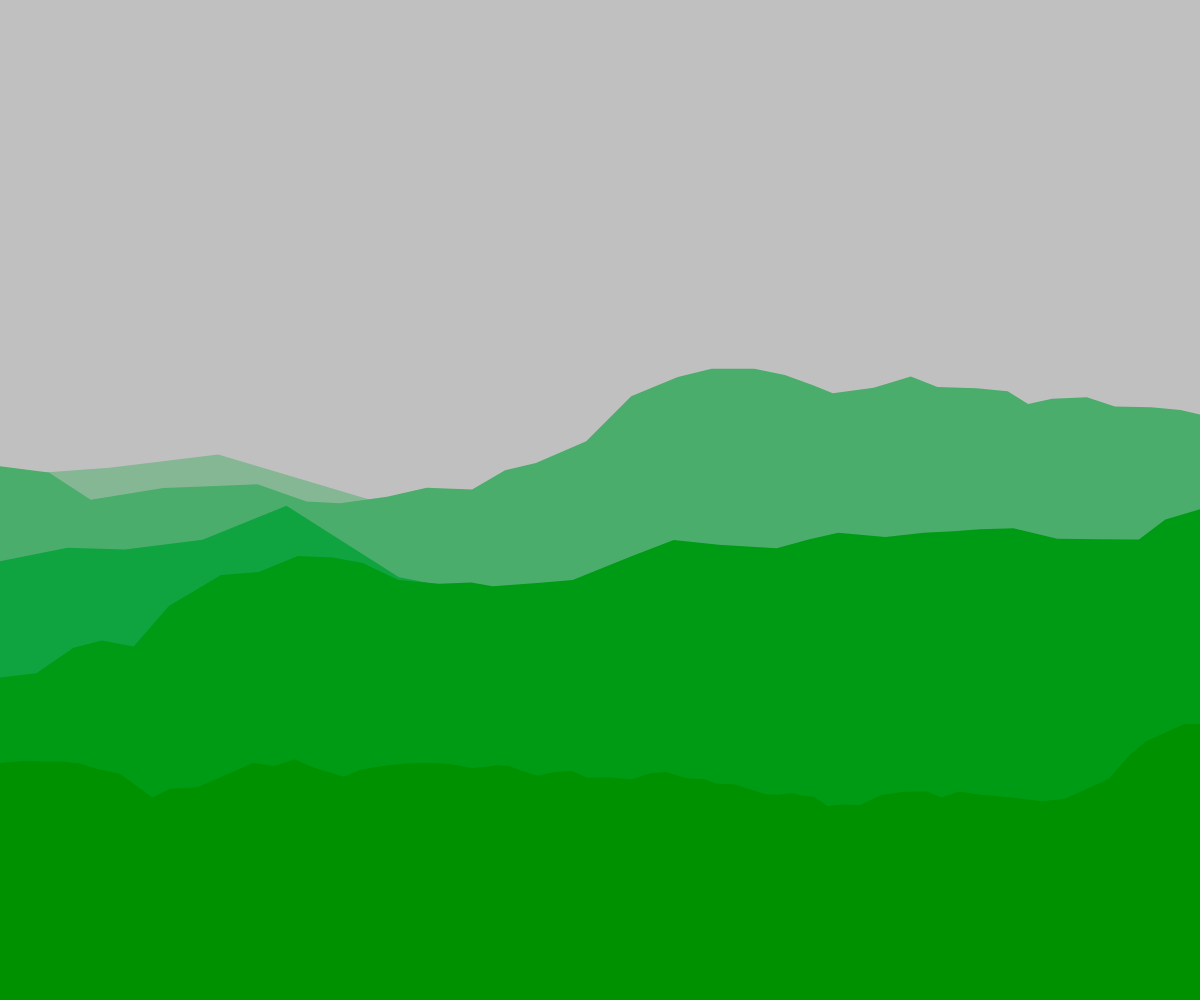
Frame 1 (no input)
Frame 2 (the mouse pressed at the canvas centre, redrawn once): identical to frame 1, image omitted

The p5.js sketch that drew this single still picture (run headless with seeded random() and noise() and a simulated clock; the mouse was pressed at the canvas centre and the sketch redrawn once):

// p5.js sketch
// ── sketch.js
function setup() {
  createCanvas(windowWidth, windowHeight);

  background(192)
  strokeWeight(0)

  for (let k = 0; k < 5; k++) {
    let layer_line = [
      createVector(0, height / 4 + Math.random() * height / 4 + ((k / 3) * height / 4)),
      createVector(width, height / 4 + Math.random() * height / 4 + ((k / 3) * height / 4))
    ]
  
    let current_line = layer_line
    for (let i = 0; i < Math.floor(Math.random() * 4) + 3; i++) {
      let new_line = []
      for (let j = 0; j < current_line.length - 1; j++) {
        new_triplet = fracture_line(
          [current_line[j], current_line[j + 1]])
        new_line = new_line.concat(new_triplet)
      }
      current_line = Array.from(new_line)
    }
  
    let color = p5.Vector.lerp(createVector(192, 192, 192),
                               createVector(16, 164, 64), (k + 1) / 3)
    fill(color.x, color.y, color.z)
    beginShape();
    for (let i = 0; i < current_line.length; i++) {
      vertex(current_line[i].x, current_line[i].y)
    }
    vertex(width, height)
    vertex(0, height)
    endShape(CLOSE)
  }
}

function perp(l, p, m)
{
  let normalized = l[1].copy().sub(l[0]).setMag(1)
  if (Math.random() < 0.5) {
    normalized.rotate(-HALF_PI)
  } else {
    normalized.rotate(HALF_PI)
  }
  normalized.setMag(m)
  return p.copy().add(normalized)
}

function fracture_line(l) {
  let offset = Math.random() * 0.2 - 0.1 + 0.5
  
  let midPoint = p5.Vector.lerp(l[0], l[1], offset)
  
  midPoint = perp(l, midPoint, 
                  p5.Vector.dist(l[0], l[1]) / 8.0 * Math.random())
  
  return [l[0], midPoint, l[1]]
}

function draw() {
  noLoop()
}
